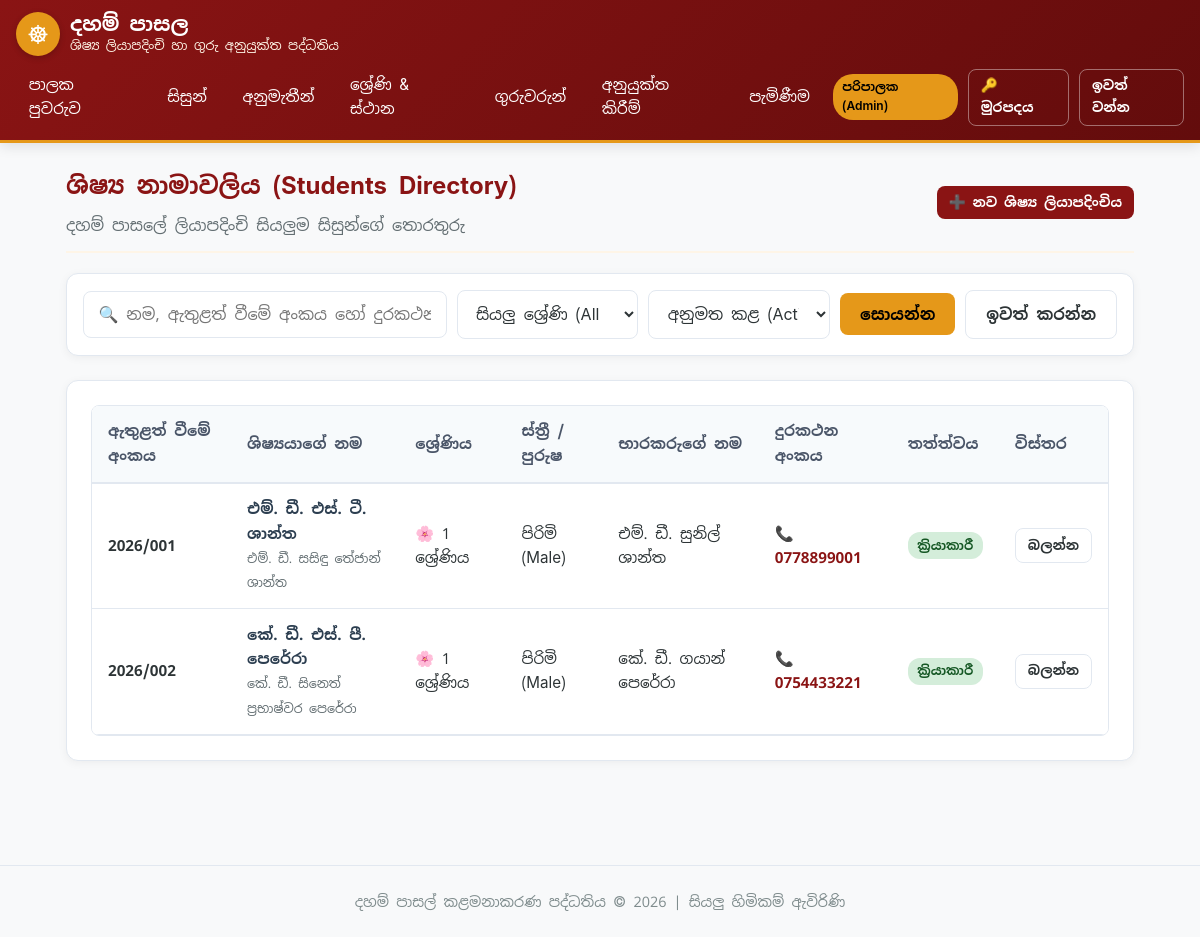
The app's page /students/ (signed in) with its own data.
### students/models.py (models this page shows, shortened)
class Student(models.Model):
    GENDER_CHOICES = [
        ('MALE', 'පිරිමි (Male)'),
        ('FEMALE', 'ගැහැණු (Female)'),
    ]
    STATUS_CHOICES = [
        ('PENDING', 'අනුමැතිය අපේක්ෂිත (Pending Verification)'),
        ('APPROVED', 'අනුමත කළ (Active Student)'),
        ('REJECTED', 'ප්‍රතික්ෂේපිත (Rejected)'),
        ('INACTIVE', 'අක්‍රිය (Inactive)'),
    ]
    RELATIONSHIP_CHOICES = [
        ('FATHER', 'පියා (Father)'),
        ('MOTHER', 'මව (Mother)'),
        ('GUARDIAN', 'භාරකරු (Guardian)'),
        ('OTHER', 'වෙනත් (Other)'),
    ]
    admission_number = models.CharField(
        max_length=50,
        blank=True,
        null=True,
        unique=True,
        verbose_name='ඇතුළත් වීමේ අංකය (Admission No)'
    )
    full_name_sinhala = models.CharField(max_length=255, verbose_name='සම්පූර්ණ නම (සිංහලෙන්)')
    name_with_initials_sinhala = models.CharField(max_length=255, verbose_name='මුලකුරු සමඟ නම')
    dob = models.DateField(verbose_name='උපන් දිනය')
    gender = models.CharField(max_length=10, choices=GENDER_CHOICES, default='MALE', verbose_name='ස්ත්‍රී / පුරුෂ භාවය')
    guardian = models.ForeignKey(
        Guardian,
        on_delete=models.CASCADE,
        related_name='students',
        verbose_name='දෙමාපිය / භාරකරු'
    )
    relationship_to_guardian = models.CharField(
        max_length=20,
        choices=RELATIONSHIP_CHOICES,
        default='FATHER',
        verbose_name='භාරකරුගේ ඥාතිත්වය'
    )
    applied_grade = models.ForeignKey(
        GradeLevel,
        on_delete=models.PROTECT,
        related_name='applied_students',
        verbose_name='ඉල්ලුම් කරන ශ්‍රේණිය'
    )
    assigned_class = models.ForeignKey(
        ClassSection,
        on_delete=models.SET_NULL,
        null=True,
        blank=True,
        related_name='students',
        verbose_name='අනුයුක්ත පන්තිය'
    )
    medical_notes = models.TextField(blank=True, verbose_name='සෞඛ්‍ය ගැටළු / ආසාත්මිකතා (ඇත්නම්)')
    special_notes = models.TextField(blank=True, verbose_name='වෙනත් විශේෂ සටහන්')
    status = models.CharField(
        max_length=20,
        choices=STATUS_CHOICES,
        default='PENDING',
        verbose_name='ලියාපදිංචි තත්ත්වය'
    )
    verified_by = models.ForeignKey(
        User,
        on_delete=models.SET_NULL,
        null=True,
        blank=True,
        related_name='verified_students',
        verbose_name='තහවුරු කළ පරිශීලකයා'
    )
    verified_at = models.DateTimeField(null=True, blank=True, verbose_name='තහවුරු කළ දිනය')
    created_at = models.DateTimeField(auto_now_add=True, verbose_name='ලියාපදිංචි වූ දිනය')
    class Meta:
        ordering = ['applied_grade__order_index', 'admission_number', 'name_with_initials_sinhala']
        verbose_name = 'ශිෂ්‍යයා'
        verbose_name_plural = 'සිසුන් (Students)'

class Guardian(models.Model):
    full_name_sinhala = models.CharField(max_length=255, verbose_name='දෙමාපිය / භාරකරුගේ නම')
    primary_phone = models.CharField(max_length=20, db_index=True, verbose_name='ප්‍රධාන දුරකථන අංකය')
    whatsapp_phone = models.CharField(max_length=20, blank=True, verbose_name='වට්ස්ඇප් (WhatsApp) අංකය')
    address = models.TextField(verbose_name='ලිපිනය')
    occupation = models.CharField(max_length=100, blank=True, verbose_name='රැකියාව')
    linked_teacher = models.ForeignKey(
        Teacher,
        on_delete=models.SET_NULL,
        null=True,
        blank=True,
        related_name='guardian_profiles',
        verbose_name='දහම් පාසලේ ගුරුභවතෙක් නම් (Linked Teacher)'
    )
    created_at = models.DateTimeField(auto_now_add=True)
    class Meta:
        verbose_name = 'දෙමාපිය / භාරකරු'
        verbose_name_plural = 'දෙමාපියන් / භාරකරුවන් (Guardians)'

### academics/models.py (models this page shows, shortened)
class GradeLevel(models.Model):
    name = models.CharField(max_length=100, verbose_name='ශ්‍රේණියේ නම (Sinhala)')
    english_name = models.CharField(max_length=100, blank=True, verbose_name='නම (English)')
    order_index = models.PositiveIntegerField(default=1, verbose_name='අනුපිළිවෙල අංකය')
    description = models.TextField(blank=True, verbose_name='විස්තරය')
    class Meta:
        ordering = ['order_index']
        verbose_name = 'ශ්‍රේණිය'
        verbose_name_plural = 'ශ්‍රේණි (Grades)'

### students/views.py (the view, shortened to what this page needs)
# urls.py: path('students/', views.student_list, name='student_list'),
@login_required
def student_list(request):
    user = request.user
    is_staff_or_admin = user.is_superuser or (hasattr(user, 'profile') and user.profile.role in ['ADMIN', 'PRINCIPAL'])
    query = request.GET.get('q', '').strip()
    grade_id = request.GET.get('grade')
    status_filter = request.GET.get('status', 'APPROVED')
    if is_staff_or_admin:
        students = Student.objects.all()
    if status_filter:
        students = students.filter(status=status_filter)
    if grade_id:
        students = students.filter(applied_grade_id=grade_id)
    students = students.select_related('guardian', 'applied_grade', 'assigned_class')
    grades = GradeLevel.objects.all().order_by('order_index')
    return render(request, 'students/student_list.html', {
        'students': students,
        'grades': grades,
        'query': query,
        'selected_grade': grade_id,
        'selected_status': status_filter,
    })

### accounts/context_processors.py (called while the page is built, shortened)
def user_role_context(request):
    role = 'TEACHER'
    if request.user.is_superuser:
        role = 'ADMIN'
    elif hasattr(request.user, 'profile'):
        role = request.user.profile.role
    is_admin = role == 'ADMIN' or request.user.is_superuser
    is_principal = role == 'PRINCIPAL'
    is_teacher = role == 'TEACHER'
    is_staff_or_admin = is_admin or is_principal
    return {
        'user_role': role,
        'is_admin': is_admin,
        'is_principal': is_principal,
        'is_teacher': is_teacher,
        'is_staff_or_admin': is_staff_or_admin,
    }

### templates/students/student_list.html (shortened to what this page needs)
{% extends 'base.html' %}
{% block content %}
<div class="card-header-temple">
    <div>
        <h2>ශිෂ්‍ය නාමාවලිය (Students Directory)</h2>
        <p style="color: var(--text-muted);">දහම් පාසලේ ලියාපදිංචි සියලුම සිසුන්ගේ තොරතුරු</p>
    </div>
    <a href="{% url 'public_register' %}" class="btn btn-sm btn-primary">➕ නව ශිෂ්‍ය ලියාපදිංචිය</a>
</div>
<div class="card-box" style="padding: 1rem;">
    <form method="get" style="display: flex; gap: 10px; flex-wrap: wrap; align-items: center;">
        <div style="flex: 2; min-width: 200px;">
            <input
                type="text"
                name="q"
                value="{{ query }}"
                class="form-control"
                placeholder="🔍 නම, ඇතුළත් වීමේ අංකය හෝ දුරකථන අංකය සොයන්න..."
            >
        </div>
        <div style="flex: 1; min-width: 150px;">
            <select name="grade" class="form-select">
                <option value="">සියලු ශ්‍රේණි (All Grades)</option>
            </select>
        </div>
        <div style="flex: 1; min-width: 140px;">
            <select name="status" class="form-select">
                <option value="APPROVED" {% if selected_status == 'APPROVED' %}selected{% endif %}>අනුමත කළ (Active)</option>
            </select>
        </div>
        <button type="submit" class="btn btn-gold">සොයන්න</button>
        {% if query or selected_grade or selected_status %}
            <a href="{% url 'student_list' %}" class="btn btn-outline">ඉවත් කරන්න</a>
        {% endif %}
    </form>
</div>
<div class="card-box">
    <div class="responsive-table-wrapper">
        <table class="temple-table">
            <thead>
                <tr>
                    <th>ඇතුළත් වීමේ අංකය</th>
                    <th>ශිෂ්‍යයාගේ නම</th>
                    <th>ශ්‍රේණිය</th>
                    <th>ස්ත්‍රී / පුරුෂ</th>
                    <th>භාරකරුගේ නම</th>
                    <th>දුරකථන අංකය</th>
                    <th>තත්ත්වය</th>
                    <th>විස්තර</th>
                </tr>
            </thead>
            <tbody>
                {% for student in students %}
                <tr>
                    <td><strong>{{ student.admission_number|default:"-" }}</strong></td>
                    <td>
                        <strong style="color: #2c3e50;">{{ student.name_with_initials_sinhala }}</strong><br>
                        <small style="color: var(--text-muted);">{{ student.full_name_sinhala }}</small>
                    </td>
                    <td>🌸 {{ student.applied_grade.name }}</td>
                    <td>{{ student.get_gender_display }}</td>
                    <td>{{ student.guardian.full_name_sinhala }}</td>
                    <td>
                        <a href="tel:{{ student.guardian.primary_phone }}" style="color: var(--primary-color); text-decoration: none; font-weight: 600;">
                            📞 {{ student.guardian.primary_phone }}
                        </a>
                    </td>
                    <td>
                        {% if student.status == 'APPROVED' %}
                            <span class="status-pill status-approved">ක්‍රියාකාරී</span>
                        {% elif student.status == 'PENDING' %}
                            <span class="status-pill status-pending">අනුමැතිය අපේක්ෂිත</span>
                        {% else %}
                            <span class="status-pill status-rejected">{{ student.get_status_display }}</span>
                        {% endif %}
                    </td>
                    <td>
                        <a href="{% url 'student_detail' student.id %}" class="btn btn-sm btn-outline">බලන්න</a>
                    </td>
                </tr>
                {% empty %}
                <tr>
                    <td colspan="8" style="text-align: center; color: var(--text-muted); padding: 2.5rem;">
                        සිසුන් කිසිවෙකු සොයාගත නොහැකි විය.
                    </td>
                </tr>
                {% endfor %}
            </tbody>
        </table>
    </div>
</div>
{% endblock %}

### static/css/style.css (style rules this page uses)
:root { --primary-color: #8a1414; --primary-dark: #630c0c; --accent-gold: #e59819; --accent-gold-light: #fef5e7; --text-main: #2d3436; --text-muted: #636e72; --bg-body: #f8f9fa; --card-bg: #ffffff; --border-color: #e2e8f0; --success-green: #2ecc71; --danger-red: #e74c3c; --warning-yellow: #f1c40f; --font-stack: "Iskoola Pota", "IskoolaPota", "Noto Sans Sinhala", -apple-system, BlinkMacSystemFont, "Segoe UI", Roboto, sans-serif; }
* { box-sizing: border-box; margin: 0; padding: 0; }
body { font-family: var(--font-stack); background-color: var(--bg-body); color: var(--text-main); line-height: 1.6; font-size: 16px; -webkit-font-smoothing: antialiased; }
h1, h2, h3, h4, h5, h6 { font-family: var(--font-stack); color: var(--primary-color); font-weight: 700; margin-bottom: 0.5rem; }
.card-box { background: var(--card-bg); border-radius: 12px; box-shadow: 0 2px 10px rgba(0,0,0,0.05); border: 1px solid var(--border-color); padding: 1.5rem; margin-bottom: 1.5rem; }
.card-header-temple { border-bottom: 2px solid var(--accent-gold-light); padding-bottom: 0.75rem; margin-bottom: 1.25rem; display: flex; justify-content: space-between; align-items: center; flex-wrap: wrap; gap: 10px; }
.form-control, .form-select { width: 100%; padding: 0.75rem 0.9rem; font-family: var(--font-stack); font-size: 1rem; border: 1.5px solid var(--border-color); border-radius: 8px; background-color: #fff; color: #2d3436; transition: border-color 0.2s, box-shadow 0.2s; }
.btn { display: inline-flex; align-items: center; justify-content: center; font-family: var(--font-stack); font-size: 1rem; font-weight: 600; padding: 0.65rem 1.25rem; border-radius: 8px; border: none; cursor: pointer; text-decoration: none; transition: all 0.2s ease; gap: 6px; }
.btn-primary { background-color: var(--primary-color); color: #ffffff; }
.btn-gold { background-color: var(--accent-gold); color: #000; }
.btn-outline { background: transparent; border: 1.5px solid var(--border-color); color: var(--text-main); }
.btn-sm { padding: 0.35rem 0.75rem; font-size: 0.85rem; }
.responsive-table-wrapper { overflow-x: auto; border-radius: 8px; border: 1px solid var(--border-color); }
.temple-table { width: 100%; border-collapse: collapse; font-size: 0.95rem; background: #fff; }
.temple-table th { background-color: #f7fafc; color: #4a5568; padding: 0.85rem 1rem; font-weight: 600; text-align: left; border-bottom: 2px solid var(--border-color); }
.temple-table td { padding: 0.85rem 1rem; border-bottom: 1px solid var(--border-color); }
.status-pill { display: inline-block; padding: 0.2rem 0.6rem; border-radius: 12px; font-size: 0.8rem; font-weight: 600; }
.status-approved { background-color: #d4edda; color: #155724; }

### records on screen
Student: admission_number "2026/001", name_with_initials_sinhala "එම්. ඩී. එස්. ටී. ශාන්ත", full_name_sinhala "එම්. ඩී. සසිඳු තේජාන් ශාන්ත", applied_grade.name "1 ශ්‍රේණිය", gender "පිරිමි (Male)", guardian.full_name_sinhala "එම්. ඩී. සුනිල් ශාන්ත", guardian.primary_phone "0778899001", status "ක්‍රියාකාරී"
Student: admission_number "2026/002", name_with_initials_sinhala "කේ. ඩී. එස්. පී. පෙරේරා", full_name_sinhala "කේ. ඩී. සිනෙත් ප්‍රභාෂ්වර පෙරේරා", applied_grade.name "1 ශ්‍රේණිය", gender "පිරිමි (Male)", guardian.full_name_sinhala "කේ. ඩී. ගයාන් පෙරේරා", guardian.primary_phone "0754433221", status "ක්‍රියාකාරී"
